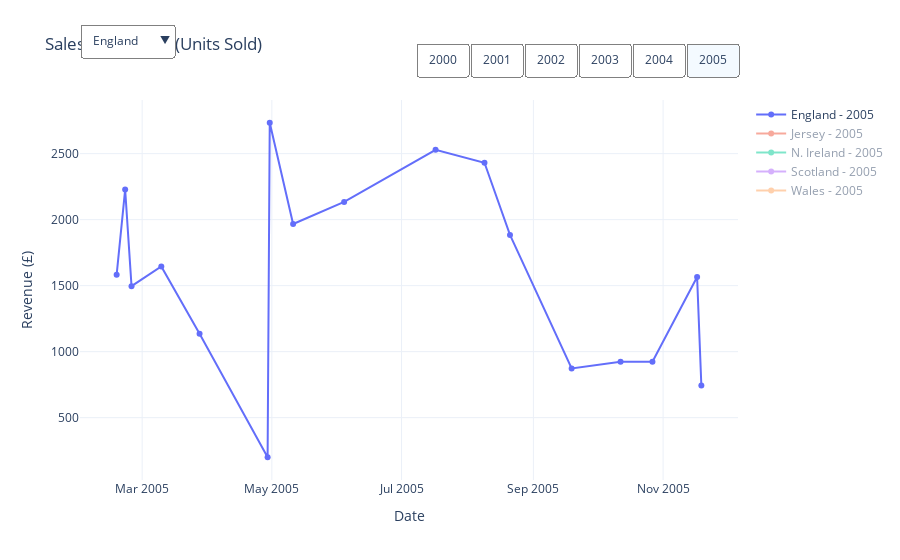

Notebook code cell kept with this figure:
### Code cell
# Sales over time (Units Sold)

# Prepare the data
df_iqr['Year'] = df_iqr['Date'].dt.year  # Extract year from Date column

# Group by Date, Country, and Year to get total revenue per day per region
sales = df_iqr.groupby(['Date', 'Country(UK)', 'Year'])['Units Sold'].sum().reset_index()

# Get sorted list of regions and years
regions = sorted(sales['Country(UK)'].unique())
years = sorted(sales['Year'].unique())

# Create traces for each region-year combination
fig = go.Figure()

for region in regions:
    for year in years:
        data = sales[(sales['Country(UK)'] == region) & (sales['Year'] == year)]
        fig.add_trace(go.Scatter(x=data['Date'], y=data['Units Sold'], mode='lines+markers', name=f'{region} - {year}'))

# Create dropdown menu for selecting region
country_buttons = []

# showing all countries
visible_all = [True] * len(fig.data)
country_buttons.append(
    dict(label="All", method="update", args=[{'visible': visible_all}, {'title': "Sales Over Time (Units Sold)"}]))

# Options for individual countries
for r_i, region in enumerate(regions):
    visible = [False] * len(fig.data)
    for y_i in range(len(years)):
        visible[r_i * len(years) + y_i] = True
    country_buttons.append(dict(label=region, method='update', args=[{'visible': visible}, {'title': f"Sales Over Time (Units Sold)"}]))

# Create checkbox buttons for years (multi-select)
year_buttons = []
for y_i, year in enumerate(years):
    year_buttons.append(dict(label=str(year), method="update", args=[{"visible": [(trace.name.endswith(str(year))) for trace in fig.data]}], 
                             args2=[{"visible": "toggle"}]))

# Update layout with dropdown and checkboxes
fig.update_layout(
    updatemenus=[
        # Dropdown for country
        dict(buttons=country_buttons, direction="down", x=0.0, xanchor="left", y=1.2, yanchor="top",
            showactive=True, bgcolor="white", bordercolor="gray", borderwidth=1, font=dict(size=12)),
        # Checkbox-style buttons for years
        dict(type="buttons", buttons=year_buttons, direction="right", x=1.0, xanchor="right", y=1.15, yanchor="top",
            showactive=True, bgcolor="white", bordercolor="gray", borderwidth=1, font=dict(size=12))],
    title=f"Sales Over Time (Units Sold)",
    xaxis_title="Date",
    yaxis_title="Revenue (£)",
    hovermode="x unified",
    template="plotly_white")
                             
# Showing chart
fig.show()
